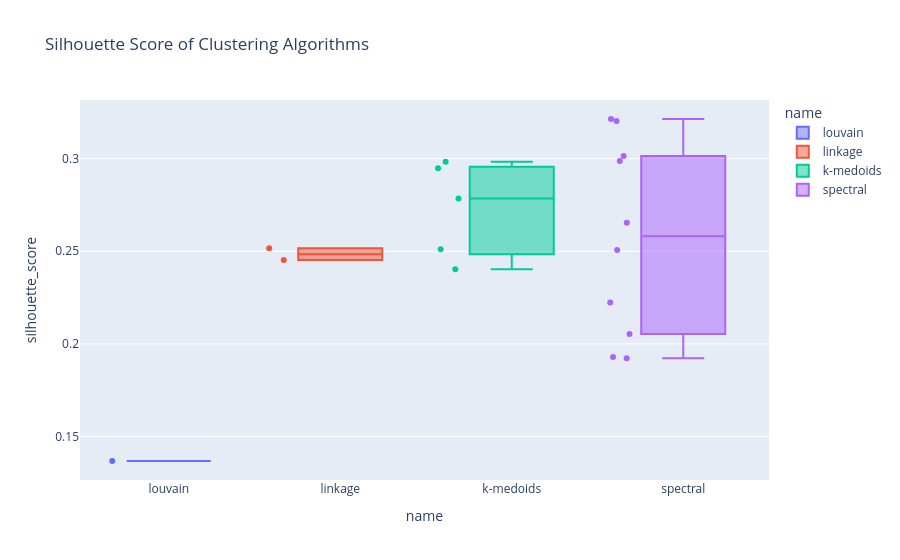

Notebook code cell kept with this figure:
### Code cell
px.box(
    df_stats,
    x="name",
    y="silhouette_score",
    color="name",
    points="all",
    hover_data=["name", "silhouette_score", "dunn_index", "n_clusters", "max_cluster_percent"],
    title="Silhouette Score of Clustering Algorithms",
)

### Figure 1 — Plotly figure (JSON) as saved in the notebook; plotly's stock layout.template omitted (floating-point values rounded to 4 significant figures)
{"data": [{"alignmentgroup": "True", "boxpoints": "all", "customdata": [[0.08037, 4.0, 0.3361]], "hovertemplate": "name=%{x}<br>silhouette_score=%{y}<br>dunn_index=%{customdata[0]}<br>n_clusters=%{customdata[1]}<br>max_cluster_percent=%{customdata[2]}<extra></extra>", "legendgroup": "louvain", "marker": {"color": "#636efa"}, "name": "louvain", "notched": false, "offsetgroup": "louvain", "orientation": "v", "showlegend": true, "type": "box", "x": ["louvain"], "x0": " ", "xaxis": "x", "y": [0.1368], "y0": " ", "yaxis": "y"}, {"alignmentgroup": "True", "boxpoints": "all", "customdata": [[0.2265, 9.0, 0.3529], [0.4324, 6.0, 0.5294]], "hovertemplate": "name=%{x}<br>silhouette_score=%{y}<br>dunn_index=%{customdata[0]}<br>n_clusters=%{customdata[1]}<br>max_cluster_percent=%{customdata[2]}<extra></extra>", "legendgroup": "linkage", "marker": {"color": "#EF553B"}, "name": "linkage", "notched": false, "offsetgroup": "linkage", "orientation": "v", "showlegend": true, "type": "box", "x": ["linkage", "linkage"], "x0": " ", "xaxis": "x", "y": [0.2453, 0.2516], "y0": " ", "yaxis": "y"}, {"alignmentgroup": "True", "boxpoints": "all", "customdata": [[0.08555, 2.0, 0.605], [0.08059, 3.0, 0.4538], [0.05372, 4.0, 0.3613], [0.07887, 5.0, 0.2521], [0.08025, 6.0, 0.2353]], "hovertemplate": "name=%{x}<br>silhouette_score=%{y}<br>dunn_index=%{customdata[0]}<br>n_clusters=%{customdata[1]}<br>max_cluster_percent=%{customdata[2]}<extra></extra>", "legendgroup": "k-medoids", "marker": {"color": "#00cc96"}, "name": "k-medoids", "notched": false, "offsetgroup": "k-medoids", "orientation": "v", "showlegend": true, "type": "box", "x": ["k-medoids", "k-medoids", "k-medoids", "k-medoids", "k-medoids"], "x0": " ", "xaxis": "x", "y": [0.2983, 0.2948, 0.2785, 0.2511, 0.2403], "y0": " ", "yaxis": "y"}, {"alignmentgroup": "True", "boxpoints": "all", "customdata": [[0.08951, 2.0, 0.5378], [0.0949, 3.0, 0.4286], [0.1105, 4.0, 0.5378], [0.1176, 5.0, 0.4202], [0.1021, 6.0, 0.5462], [0.08951, 2.0, 0.5294], [0.06564, 3.0, 0.395], [0.06291, 4.0, 0.3613], [0.09367, 5.0, 0.3445], [0.05887, 6.0, 0.3445]], "hovertemplate": "name=%{x}<br>silhouette_score=%{y}<br>dunn_index=%{customdata[0]}<br>n_clusters=%{customdata[1]}<br>max_cluster_percent=%{customdata[2]}<extra></extra>", "legendgroup": "spectral", "marker": {"color": "#ab63fa"}, "name": "spectral", "notched": false, "offsetgroup": "spectral", "orientation": "v", "showlegend": true, "type": "box", "x": ["spectral", "spectral", "spectral", "spectral", "spectral", "spectral", "spectral", "spectral", "spectral", "spectral"], "x0": " ", "xaxis": "x", "y": [0.3203, 0.3015, 0.2654, 0.2507, 0.2054, 0.3214, 0.2988, 0.2223, 0.1923, 0.1929], "y0": " ", "yaxis": "y"}], "layout": {"boxmode": "overlay", "legend": {"title": {"text": "name"}, "tracegroupgap": 0}, "title": {"text": "Silhouette Score of Clustering Algorithms"}, "xaxis": {"anchor": "y", "categoryarray": ["louvain", "linkage", "k-medoids", "spectral"], "categoryorder": "array", "domain": [0, 1], "title": {"text": "name"}}, "yaxis": {"anchor": "x", "domain": [0, 1], "title": {"text": "silhouette_score"}}}}
